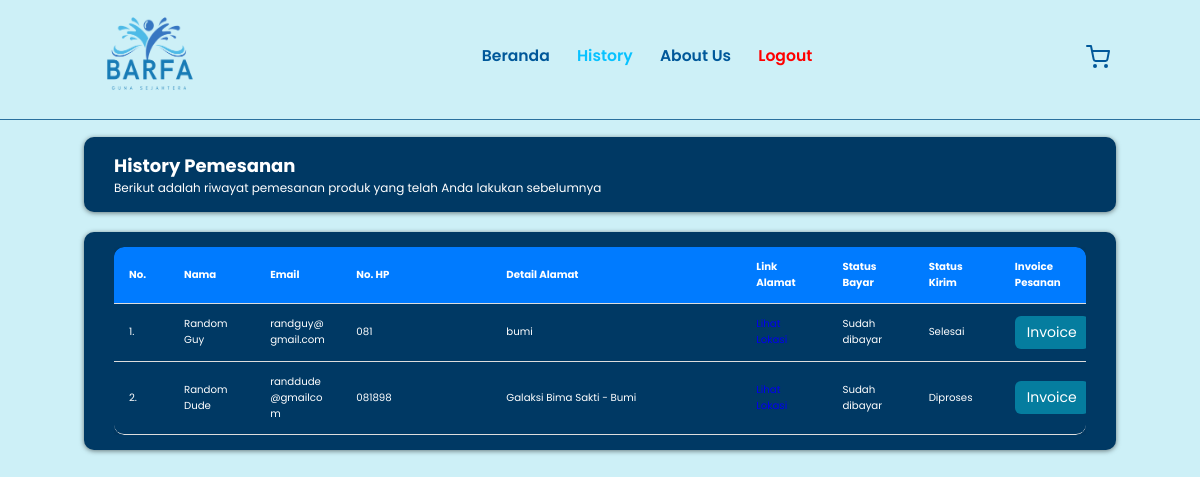
The page /history.php (signed in) on the database its author committed.
### tables this page shows
CREATE TABLE `pesanan` (
  `id_pesanan` int(11) NOT NULL,
  `username` varchar(15) NOT NULL,
  `nama` varchar(40) NOT NULL,
  `email` varchar(30) NOT NULL,
  `no_hp` char(15) NOT NULL,
  `alamat` varchar(200) NOT NULL,
  `link` varchar(150) NOT NULL,
  `status_bayar` varchar(15) NOT NULL,
  `status_kirim` varchar(15) NOT NULL,
  `total_harga` float NOT NULL,
  `tanggal_pesan` date NOT NULL DEFAULT curdate(),
  `metode_bayar` varchar(10) NOT NULL,
  `bukti_bayar` varchar(100) NOT NULL
);

### history.php (the view, shortened to what this page needs)
<?php
  include 'koneksi.php';
?>
<!DOCTYPE html>
<html lang="en">
<head>
</head>
<body>
  <nav class="navbar">
    <a class="navbar-brand" href="#">
        <img src="img/logo_barfa.png" alt="logo" width="130" height="80" />
    </a>
    <div class="navbar-nav">
      <a href="home.php">Beranda</a>
      <a href="history.php" style="color: #08C2FF;">History</a>
      <a href="about.php">About Us</a>
      <a href="logout.php" style="color: red;">Logout</a>
    </div>
    <div class="navbar-extra">
      <a href="keranjang.php" id="shopping-cart-button"><i data-feather="shopping-cart"></i></a>
    </div>
  </nav>
  <section class="page-keranjang">
    <div class="container">
    <div class="breadcrumb">
        <div class="card-body">
            <h2>History Pemesanan</h2>
            <p>Berikut adalah riwayat pemesanan produk yang telah Anda lakukan sebelumnya</p>
        </div>
    </div>
    <div class="breadcrumb">
        <div class="card-body">
          <div class="table-container">
            <div class="table-responsive">
              <table class="table" id="tables" >
                <thead style="text-align: left;">
                  <tr>
                    <th style="width: 55px;">No.</th>
                    <th>Nama</th>
                    <th>Email</th>
                    <th style="width: 150px;">No. HP</th>
                    <th style="width: 250px;">Detail Alamat</th>
                    <th>Link Alamat</th>
                    <th>Status Bayar</th>
                    <th>Status Kirim</th>
                    <th>Invoice Pesanan</th>
                    </tr>
                </thead>
                <tbody>
                  <?php
                    $query = mysqli_query($connect, "SELECT * FROM pesanan");
                    $no = 1;
                    while ($data = mysqli_fetch_array($query)) {
                      ?>
                        <tr>
                          <td style="width: 55px;"><?php echo $no++; ?>.</td>
                          <td> <?php echo $data['nama']?></td>
                            <td> <?php echo $data['email']; ?> </td>
                            <td style="width: 150px;"> <?php echo $data['no_hp']?> </td>
                            <td style="width: 250px;"> <?php echo $data['alamat']?> </td>
                            <td>
                              <a href="<?php echo $data['link']; ?>" target="_blank">Lihat Lokasi</a>
                            </td>
                            <td> <?php echo $data['status_bayar']?> </td>
                            <td> <?php echo $data['status_kirim']?> </td>
                            <td>
                              <a href="invoice.php?id=<?php echo $data['id_pesanan']; ?>" class="btn-detail">Invoice</a>
                            </td>
                          </tr>
                          <?php } ?>
                        </tbody>
                      </table>
                    </div>
                  </div>
            </div>
    </div>
  </div>
  </section>
</body>
</html>

### history.php (style rules this page uses)
:root { --primary: #39BEF9; --bg: #cdf0f7; }
* { margin: 0; padding: 0; box-sizing: border-box; outline: none; border: none; text-decoration: none; }
html { scroll-behavior: smooth; }
body { font-family: 'Poppins', sans-serif; position: relative; z-index: 0; color: #fff; background-color: var(--bg); overflow-x: hidden; }
.navbar { display: flex; justify-content: space-between; align-items: center; padding: 1.4rem 7%; background-color: #cdf0f7; border-bottom: 0.5px solid #2a709e; position: fixed; top: 0; left: 0; right: 0; z-index: 9999; }
.navbar .navbar-nav a { color: #00589A; display: inline-block; font-size: 1.3rem; font-weight: 510; margin: 0 1rem; }
.navbar .navbar-nav a::after { content: ''; display: block; padding-bottom: 0.5rem; border-bottom: 0.1rem solid var(--primary); transform: scaleX(0); transition: 0.2s linear; }
.navbar .navbar-extra a { color: #00589A; margin: 0 0.5rem; }
.page-keranjang { margin: 2rem 0; margin-top: 10rem; padding: 1.4rem 7%; }
.breadcrumb { padding: 15px 30px; margin-bottom: 20px; background-color: #003964; border-radius: 10px; box-shadow: 0 1px 5px rgba(0, 0, 0, .5); }
.card-body { color: #fff; }
.table { width: 100%; border-collapse: separate; border-spacing: 0; overflow: hidden; border-radius: 10px; box-shadow: 0 2px 8px rgba(0,0,0,0.1); }
.table-container { overflow-x: auto; max-width: 100%; }
table { width: 100%; table-layout: fixed; }
table th, table td { word-wrap: break-word; font-size: 0.85rem; }
.table-responsive { width: 100%; overflow-x: auto; -webkit-overflow-scrolling: touch; }
.table thead tr:first-child th:first-child { border-top-left-radius: 10px; }
.table thead tr:first-child th:last-child { border-top-right-radius: 10px; }
.table tbody tr:last-child td:first-child { border-bottom-left-radius: 10px; }
.table tbody tr:last-child td:last-child { border-bottom-right-radius: 10px; }
.table thead { background-color: #007bff; color: #fff; }
.table th, .table td { padding: 12px 15px; border-bottom: 1px solid #ddd; }
.btn-detail { background-color: #057D9F; color: white; border: none; padding: 6px 12px; border-radius: 6px; text-decoration: none; font-size: 14px; transition: background-color 0.3s ease; display: inline-block; }
@media (max-width: 1366px) { html { font-size: 75%; } }

### rows shown on the page
pesanan: nama "Random Guy", email "randguy@gmail.com", no_hp "081", alamat "bumi", status_bayar "Sudah dibayar", status_kirim "Selesai"
pesanan: nama "Random Dude", email "randdude@gmailcom", no_hp "081898", alamat "Galaksi Bima Sakti - Bumi", status_bayar "Sudah dibayar", status_kirim "Diproses"
